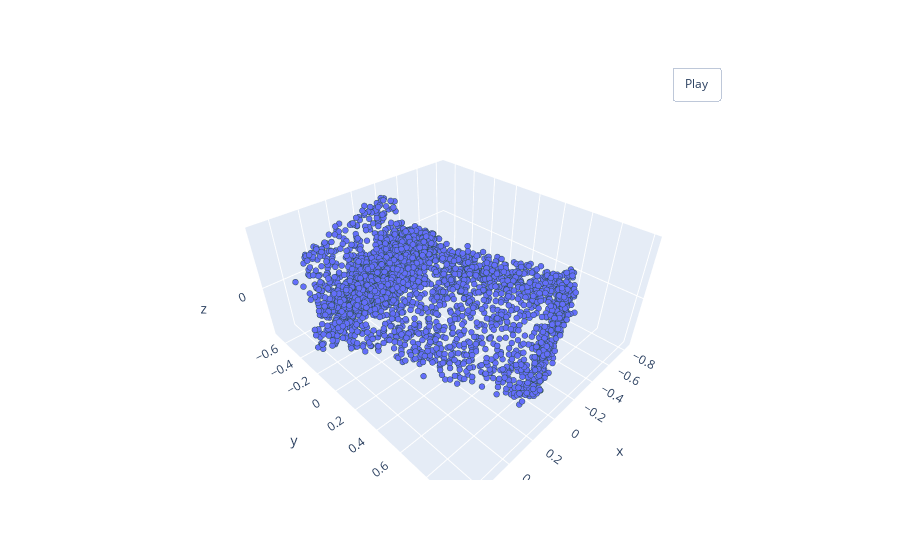

Notebook code cell kept with this figure:
### Code cell
pcshow(*noisy_rot_pointcloud.T)

### Figure 1 — Plotly figure (JSON) as saved in the notebook; plotly's stock layout.template omitted (floating-point values rounded to 4 significant figures; data arrays with more than 128 entries replaced by an {"elided": "..."} marker saying what was removed)
{"data": [{"marker": {"line": {"color": "DarkSlateGrey", "width": 2}, "size": 2}, "mode": "markers", "type": "scatter3d", "x": {"elided": "3000 float values"}, "y": {"elided": "3000 float values"}, "z": {"elided": "3000 float values"}}], "layout": {"updatemenus": [{"buttons": [{"args": [null, {"frame": {"duration": 50, "redraw": true}, "fromcurrent": true, "mode": "immediate", "transition": {"duration": 0}}], "label": "Play", "method": "animate"}], "pad": {"r": 10, "t": 45}, "showactive": false, "type": "buttons", "x": 0.8, "xanchor": "left", "y": 1, "yanchor": "bottom"}]}}
